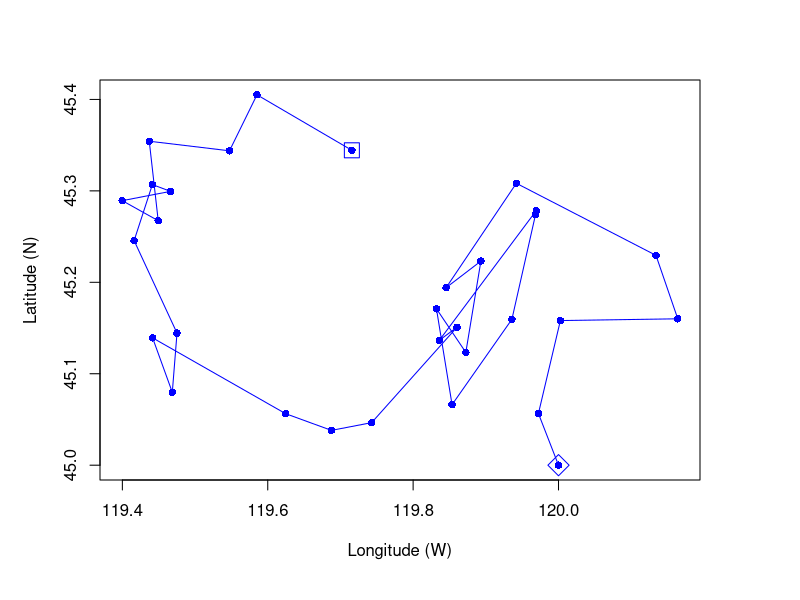
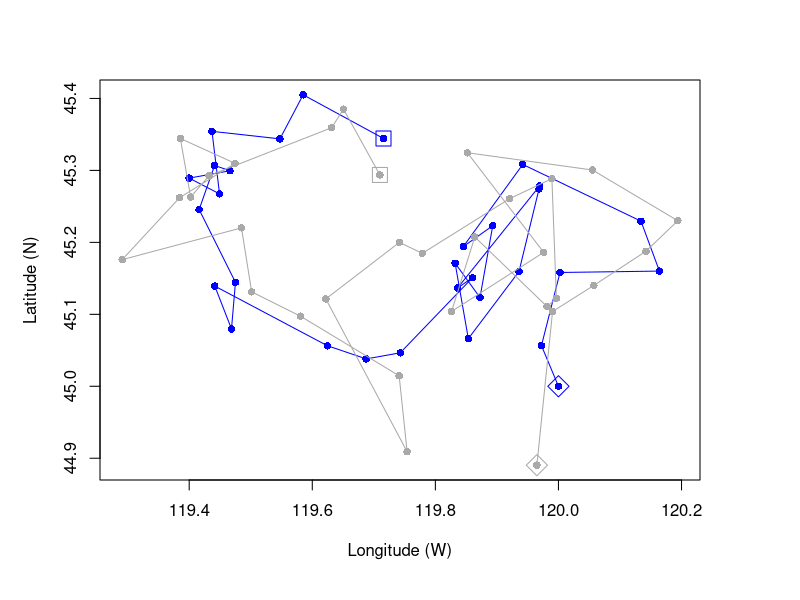

Generate these figures, in order, with R:
## ---- chunk 1
## in case you forget to add a chunk label
knitr::opts_chunk$set(
  fig.dim = c(8, 5),
  fig.align = "center"
  )
set.seed(592)
## ---- chunk 2
## load MASS library
library(MASS)

## number of time steps
TT <- 31

## var-cov matrix for process errors (Q); no covariance
QQ <- diag(c(0.007, 0.007))

## process errors; transposed to match equational form
ww <- mvrnorm(n = TT, mu = c(0, 0), Sigma = QQ) |> t()

## initialize state vector
xx <- ww

## set starting lat & lon (degrees N & W)
xx[,1] <- c(45, 120)

## random walk; 1st row is latitude, 2nd row is longitude
for(t in 2:TT) {
  xx[,t] <- xx[,t-1] + ww[,t]
}

## plot the true locations
par(mai = c(1.2, 1, 0.3, 0),
    omi = c(0, 0, 0.5, 1))
plot(xx[2,], xx[1, ],
     pch = 16, type = "o", col = "blue",
     xlab = "Longitude (W)", ylab = "Latitude (N)")
## add start & end points
points(xx[2, 1], xx[1, 1],
       pch = 5, cex = 2, col = "blue")
points(xx[2, TT], xx[1, TT],
       pch = 0, cex = 2, col = "blue")
## ---- chunk 3
## var-cov matrix for obs errors (R); no covariance
RR <- diag(c(0.004, 0.004))

## obs errors; transposed to match states
vv <- mvrnorm(n = TT, mu = c(0, 0), Sigma = RR) |> t()

## add errors to true locations
yy <- xx + vv

## plot the true locations
par(mai = c(1.2, 1, 0.3, 0),
    omi = c(0, 0, 0.5, 1))
plot(xx[2,], xx[1, ],
     xlim = range(xx[2, ], yy[2, ]), ylim = range(xx[1, ], yy[1, ]),
     pch = 16, type = "o", col = "blue",
     xlab = "Longitude (W)", ylab = "Latitude (N)")
## add start & end points
points(xx[2, 1], xx[1, 1],
       pch = 5, cex = 2, col = "blue")
points(xx[2, TT], xx[1, TT],
       pch = 0, cex = 2, col = "blue")
## add the obs
lines(yy[2,], yy[1,],
      type = "o", pch = 16, col = "darkgray")
points(yy[2, 1], yy[1, 1],
       pch = 5, cex = 2, col = "darkgray")
points(yy[2, TT], yy[1, TT],
       pch = 0, cex = 2, col = "darkgray")
## ---- chunk 4
mod_list <- list(
  ## state model
  B = matrix(1), U = matrix(0), Q = matrix("q"),
  ## obs model
  Z = matrix(1), A = matrix(0), R = matrix("r")
  )
## ---- chunk 5
## fit the model
# mod_fit_2 <- MARSS(y = YY, model = mod_list)
## ---- chunk 6
## biased RW
# mod_fit$AICc

## unbiased RW
# mod_fit_2$AICc
